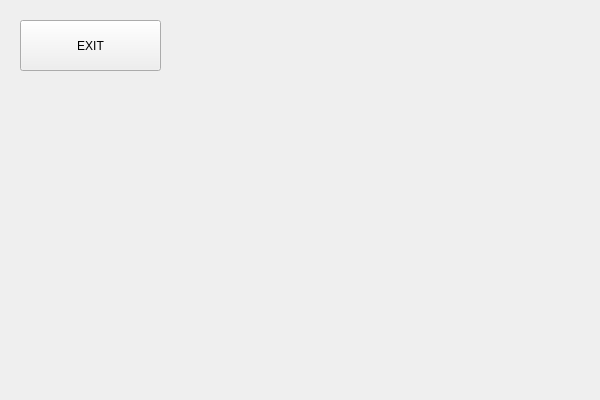
<?xml version="1.0" encoding="UTF-8"?>
<ui version="4.0">
 <class>GameClass</class>
 <widget class="QWidget" name="GameClass">
  <property name="geometry">
   <rect>
    <x>0</x>
    <y>0</y>
    <width>600</width>
    <height>400</height>
   </rect>
  </property>
  <property name="windowTitle">
   <string>Game</string>
  </property>
  <widget class="QPushButton" name="exitButton">
   <property name="geometry">
    <rect>
     <x>20</x>
     <y>20</y>
     <width>141</width>
     <height>51</height>
    </rect>
   </property>
   <property name="text">
    <string>EXIT</string>
   </property>
  </widget>
 </widget>
 <layoutdefault spacing="6" margin="11"/>
 <resources/>
 <connections/>
</ui>
